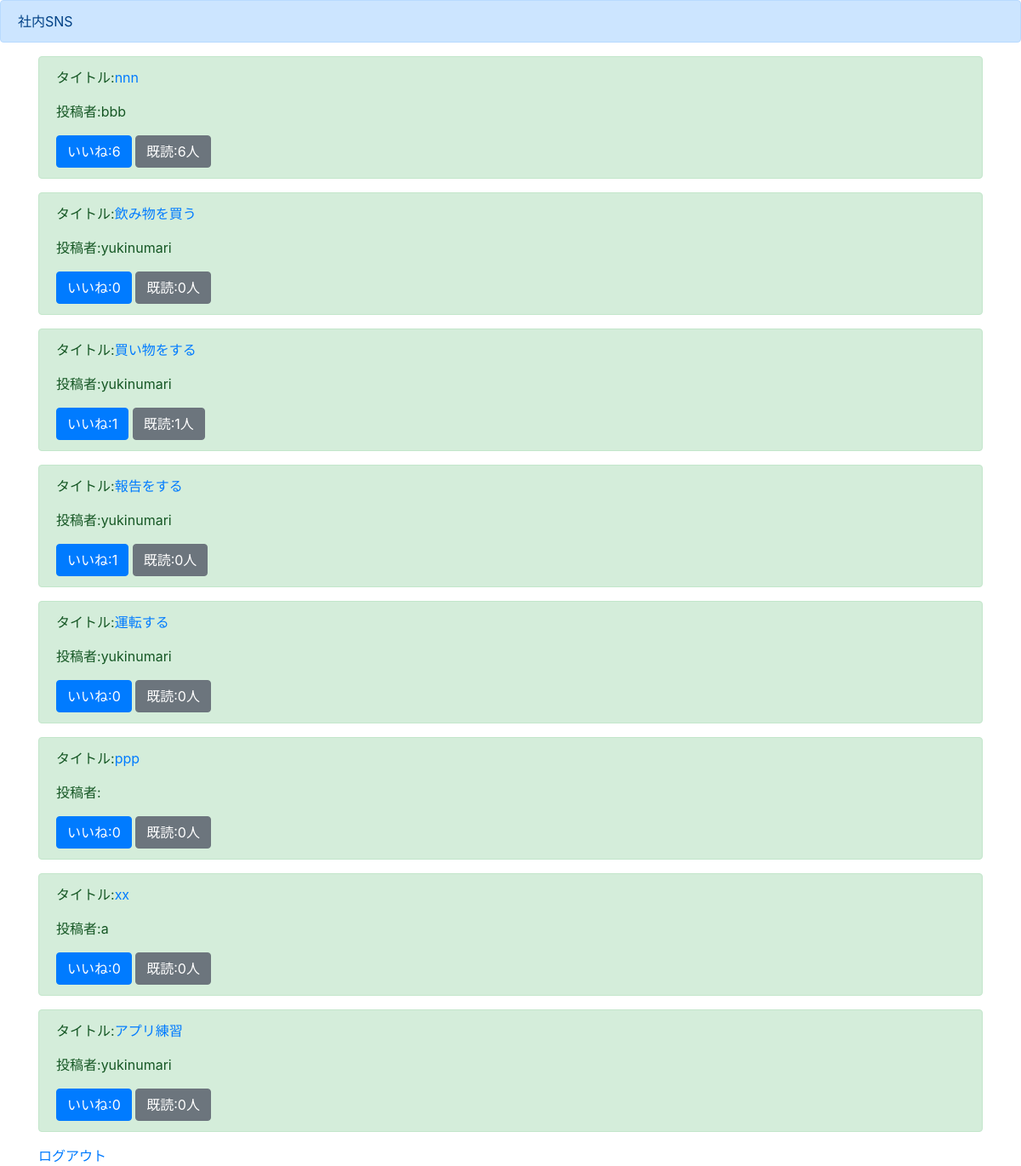
Page /list/ on the committed database.
### boardapp/models.py (models this page shows, shortened)
class BoardModel(models.Model) :
    title = models.CharField(max_length=100)
    content = models.TextField()
    author = models.CharField(max_length=100)
    images = models.ImageField(upload_to="")
    good = models.IntegerField(null=True, blank=True, default=0)
    read = models.IntegerField(null=True, blank=True, default=0)
    readtext = models.CharField(max_length=200,null=True, blank=True, default="a")

### boardapp/views.py (the view)
# urls.py: path("list/",listfunc,name="list"),
def listfunc(request) :
    object_list=BoardModel.objects.all()
    return render(request,"list.html",{"object_list":object_list})

### templates/list.html (shortened to what this page needs)
{% extends "base.html" %}
{% block header %}
<div class="alert alert-primary" role="alert">
  社内SNS
</div>
{% endblock header %}
{% block content %}
<div class="container">
  {% for item in object_list %}
  <div class="alert alert-success" role="alert">
    <p>タイトル:<a href = "{% url 'detail' item.pk %}">{{item.title}}</a></p>
    <p>投稿者:{{item.author}}</p>
    <a href="#" class="btn btn-primary" role="button" aria-pressed="true">いいね:{{item.good}}</a>
    <a href="#" class="btn btn-secondary" role="button" aria-pressed="true">既読:{{item.read}}人</a>
  </div>
  {% endfor %}
  <a href ="{% url  "logout" %}">ログアウト</a>
</div>
{% endblock content %}

### templates/base.html (shortened to what this page needs)
<!doctype html>
<html lang="en">
  <head>
    <link rel="stylesheet" href="https://stackpath.bootstrapcdn.com/bootstrap/4.4.1/css/bootstrap.min.css">
  </head>
  <body>
    {% block header %}
    {% endblock header %}
    {% block content %}
    {% endblock content %}
  </body>
</html>

### rows in the picture
BoardModel: title "nnn", author "bbb", good "6", read "6"
BoardModel: title "飲み物を買う", author "yukinumari", good "0", read "0"
BoardModel: title "買い物をする", author "yukinumari", good "1", read "1"
BoardModel: title "報告をする", author "yukinumari", good "1", read "0"
BoardModel: title "運転する", author "yukinumari", good "0", read "0"
BoardModel: title "ppp", good "0", read "0"
BoardModel: title "xx", author "a", good "0", read "0"
BoardModel: title "アプリ練習", author "yukinumari", good "0", read "0"
